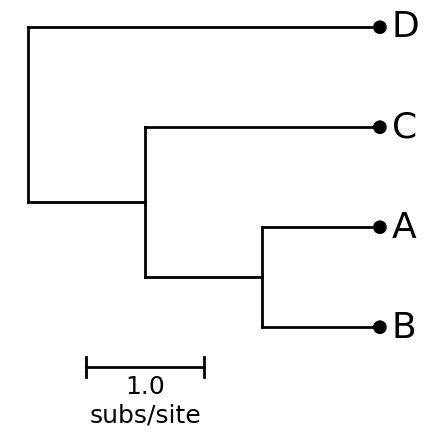

Python code for this plot:
import baltic as bt
from baltic import bt_utils

import matplotlib as mpl
from matplotlib import pyplot as plt
from matplotlib.gridspec import GridSpec

mpl.use("Agg")

treestring = '((("A":1,"B":1):1,"C":2):1,"D":3);'
ll = bt.make_tree(treestring, 'divergence')
ll.treeStats()

fig = plt.figure(figsize=(5,5),facecolor='w')
gs = GridSpec(1,1)

ax = plt.subplot(gs[0])

ll.plot_tree(ax)
ll.plot_text(ax, xCoordinateFxn=lambda k: k.x+0.1, size = 26)
ll.plot_points(ax)

bt_utils.plot_scale_bar(ax, xy = (0.5, 0.1), tree = ll, style = 'fancy', textKwargs={'fontsize': 18})
bt_utils.clean_axes(ax)

plt.savefig('basic-tree.png', bbox_inches='tight')
